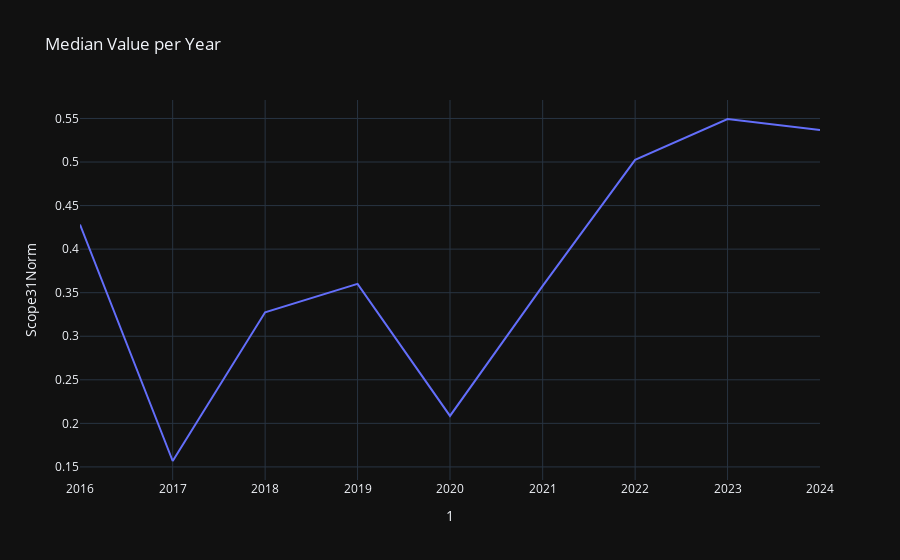

This figure's notebook cell:
### Code cell
agg = scope31.groupby(1)["Scope31Norm"].median().reset_index()
px.line(agg, x=1, y="Scope31Norm", title="Median Value per Year").show()

### Figure 1 — Plotly figure (JSON) as saved in the notebook; plotly's stock layout.template omitted (floating-point values rounded to 4 significant figures)
{"data": [{"hovertemplate": "1=%{x}<br>Scope31Norm=%{y}<extra></extra>", "legendgroup": "", "line": {"color": "#636efa", "dash": "solid"}, "marker": {"symbol": "circle"}, "mode": "lines", "name": "", "orientation": "v", "showlegend": false, "x": ["2016-01-01", "2017-01-01", "2018-01-01", "2019-01-01", "2020-01-01", "2021-01-01", "2022-01-01", "2023-01-01", "2024-01-01"], "xaxis": "x", "y": [0.4283, 0.1568, 0.3275, 0.3602, 0.2086, 0.3578, 0.5025, 0.5494, 0.5368], "yaxis": "y", "type": "scatter"}], "layout": {"xaxis": {"anchor": "y", "domain": [0.0, 1.0], "title": {"text": "1"}}, "yaxis": {"anchor": "x", "domain": [0.0, 1.0], "title": {"text": "Scope31Norm"}}, "legend": {"tracegroupgap": 0}, "title": {"text": "Median Value per Year"}}}
